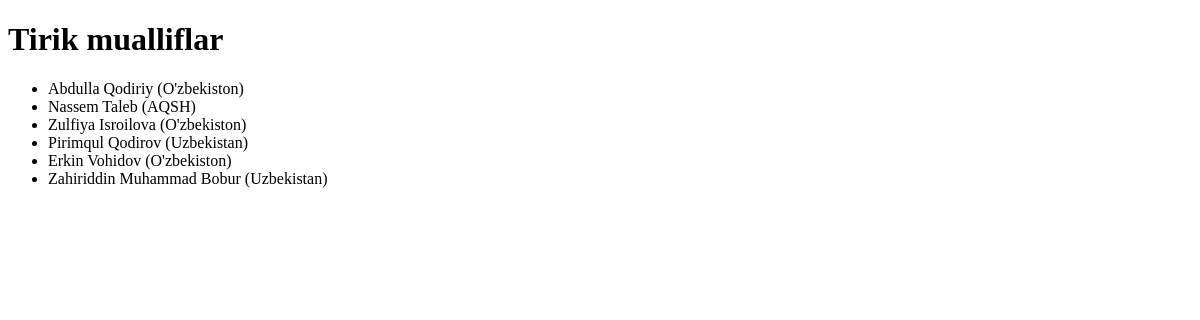
Before: /tirik-mualliflar/ with the older database file.
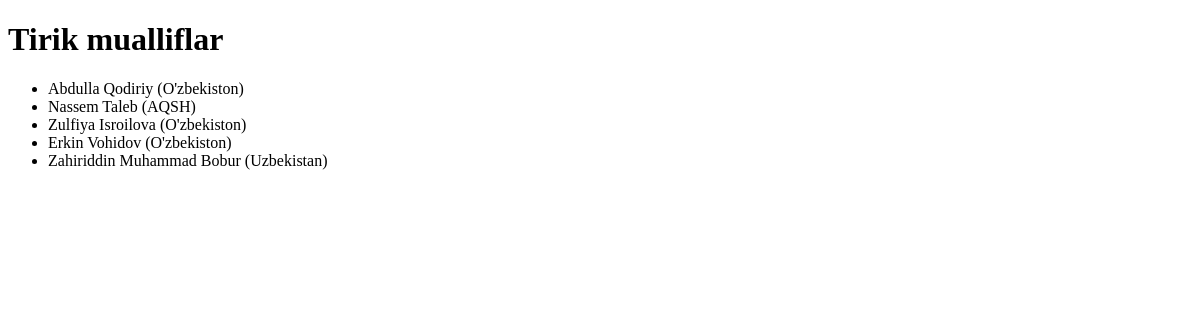
After: the same page with the newer database file.
### main/models.py (models this page shows, shortened)
class Muallif(models.Model):
    JINS_CHOICES = (
        ('Erkak', "Erkak"),
        ('Ayol', 'Ayol')
    )
    ism = models.CharField(max_length=100)
    davlat = models.CharField(max_length=100)
    kitob_soni = models.PositiveSmallIntegerField(null=True, blank=True)
    t_sana = models.DateField()
    tirik = models.BooleanField(default=False)
    jins = models.CharField(max_length=10, choices=JINS_CHOICES)
    class Meta:
        verbose_name_plural = 'Mualliflar'

### main/views.py (the view)
# urls.py: path('tirik-mualliflar/', tirik_mualliflar, name='tirik_mualliflar'),
def tirik_mualliflar(request):
    mualliflar = Muallif.objects.filter(tirik=True)
    return render(request, 'mualliflar2.html', {'mualliflar': mualliflar})

### templates/mualliflar2.html (shortened to what this page needs)
<!DOCTYPE html>
<html>
<head>
</head>
<body>
    <h1>Tirik mualliflar</h1>
    <ul>
        {% for muallif in mualliflar %}
            <li>{{ muallif.ism }} ({{ muallif.davlat }})</li>
        {% endfor %}
    </ul>
</body>
</html>

Changed rows visible on the page:
no longer on this page (row edited): Muallif: ism "Pirimqul Qodirov", davlat "Uzbekistan"
